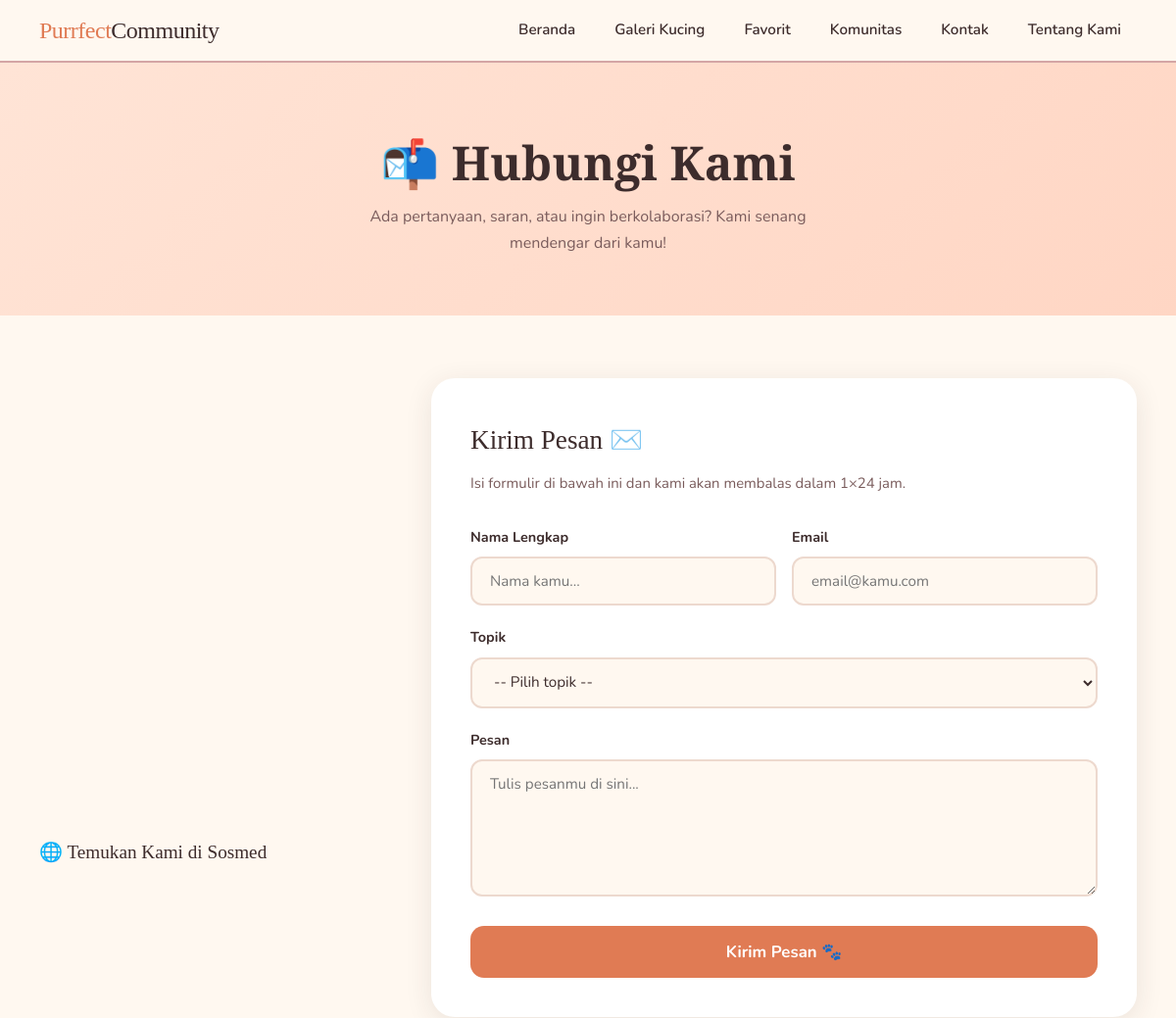
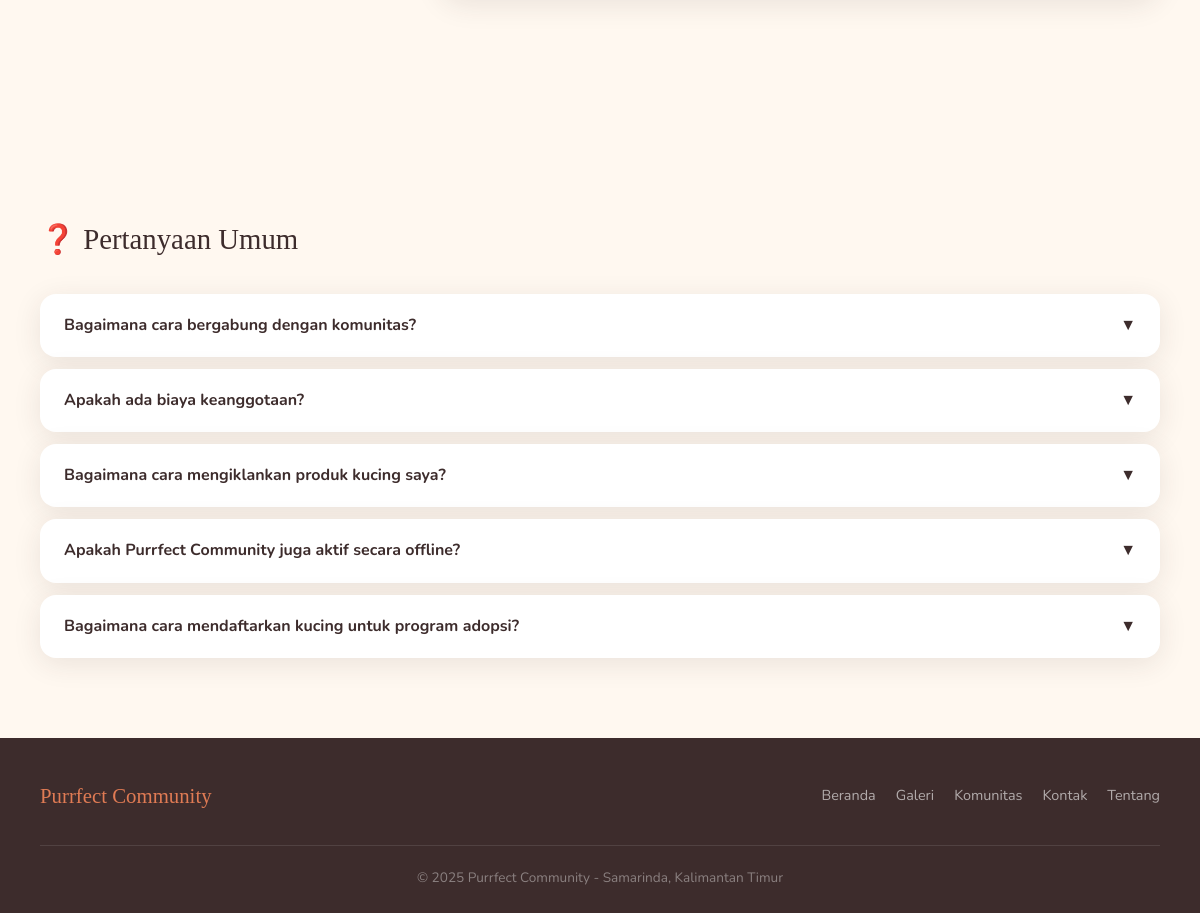
Page /kontak on the committed database (2 pictures, top to bottom).
### tables this page shows
CREATE TABLE IF NOT EXISTS faqs (
  id INT AUTO_INCREMENT PRIMARY KEY,
  question VARCHAR(200) NOT NULL,
  answer TEXT NOT NULL,
  sort_order INT NOT NULL DEFAULT 0
);

### app/views/user/layouts/main.php (called while the page is built)
<?php
$viewFile = BASE_PATH . '/app/views/' . $view . '.php';
require BASE_PATH . '/app/views/user/layouts/header.php';
require $viewFile;
require BASE_PATH . '/app/views/user/layouts/footer.php';

### app/controllers/KontakController.php (called while the page is built, shortened)
<?php
class KontakController extends Controller
{
    private KontakModel $model;
    public function __construct()
    {
        global $koneksi;
        $this->model = new KontakModel($koneksi);
    }
    public function index(): void
    {
        $data['title'] = 'Kontak - Purrfect Community';
        $data['contact'] = $this->model->getContactInfo();
        $data['faqs'] = $this->model->getFaqs();
        $data['success'] = $_SESSION['contact_success'] ?? null;
        $data['error'] = $_SESSION['contact_error'] ?? null;
        $this->view('user/kontak/index', $data);
    }
}

### app/core/Router.php (called while the page is built, shortened)
<?php
class Router
{
    private array $routes = [];
    public function get(string $path, string $action): void
    {
        $this->routes['GET'][$path] = $action;
    }
    public function post(string $path, string $action): void
    {
        $this->routes['POST'][$path] = $action;
    }
    public function dispatch(): void
    {
        $method = $_SERVER['REQUEST_METHOD'] ?? 'GET';
        $url = parse_url($_SERVER['REQUEST_URI'] ?? '/', PHP_URL_PATH) ?: '/';
        $url = trim($url, '/');
        $url = $url === '' ? '/' : '/' . $url;
        $action = $this->routes[$method][$url] ?? null;
        [$controllerName, $methodAction] = explode('@', $action);
        $controller = new $controllerName();
        $controller->$methodAction();
    }
}

### public/index.php (called while the page is built, shortened)
<?php
require_once BASE_PATH . '/app/core/Router.php';
$router = new Router();
try {
    $router->dispatch();
} catch (Throwable $e) {
    ErrorHandler::handleException($e);
}

### app/core/Model.php (called while the page is built, shortened)
<?php
class Model
{
    protected mysqli $db;
    public function __construct(mysqli $db)
    {
        $this->db = $db;
    }
    protected function fetchAll(string $sql, string $types = '', array $params = []): array
    {
        $stmt = $this->db->prepare($sql);
        $stmt->execute();
        $result = $stmt->get_result();
        $rows = $result ? $result->fetch_all(MYSQLI_ASSOC) : [];
        return $rows;
    }
}

### app/models/KontakModel.php (called while the page is built, shortened)
<?php
require_once BASE_PATH . '/app/core/Model.php';
class KontakModel extends Model
{
    public function getFaqs(): array
    {
        return $this->fetchAll("SELECT id, question, answer FROM faqs ORDER BY sort_order ASC, id ASC");
    }
}

### app/views/user/kontak/index.php (the view, shortened to what this page needs)
<div class="page-hero">
  <h1>📬 Hubungi Kami</h1>
  <p>Ada pertanyaan, saran, atau ingin berkolaborasi? Kami senang mendengar dari kamu!</p>
</div>
<div class="contact-wrap">
  <div class="info-col">
    <div style="font-family:'Playfair Display',serif; font-size:1.2rem; margin-top:8px; margin-bottom:12px;">🌐 Temukan Kami di Sosmed</div>
    <div class="social-grid">
    </div>
  </div>
  <div class="form-col">
    <form class="form-card" method="POST" action="<?= BASE_URL ?>/kontak">
      <div class="form-title">Kirim Pesan ✉️</div>
      <div class="form-sub">Isi formulir di bawah ini dan kami akan membalas dalam 1×24 jam.</div>
      <div class="form-row">
        <div class="form-group">
          <label for="nama">Nama Lengkap</label>
          <input type="text" id="nama" name="nama" placeholder="Nama kamu..." required>
        </div>
        <div class="form-group">
          <label for="email">Email</label>
          <input type="email" id="email" name="email" placeholder="email@kamu.com" required>
        </div>
      </div>
      <div class="form-group">
        <label for="topik">Topik</label>
        <select id="topik" name="topik" required>
          <option value="">-- Pilih topik --</option>
        </select>
      </div>
      <div class="form-group">
        <label for="pesan">Pesan</label>
        <textarea id="pesan" name="pesan" placeholder="Tulis pesanmu di sini..." required></textarea>
      </div>
      <button class="btn-submit" type="submit">Kirim Pesan 🐾</button>
    </form>
  </div>
</div>
<div class="faq-section">
  <div class="faq-title">❓ Pertanyaan Umum</div>
  <div class="faq-list">
    <?php foreach ($faqs as $faq): ?>
      <div class="faq-item">
        <div class="faq-q">
          <?= htmlspecialchars((string)$faq['question'], ENT_QUOTES, 'UTF-8') ?>
          <span class="faq-arrow">▼</span>
        </div>
      </div>
    <?php endforeach; ?>
  </div>
</div>

### public/assets/css/style.css (style rules this page uses)
*, *::before, *::after { box-sizing: border-box; margin: 0; padding: 0; }
:root { --cream: #FFF8F0; --orange: #E07B54; --rose: #D4A5A5; --sage: #7FAD7C; --dark: #3D2C2C; --mid: #7A5C5C; --card-bg: #FFFFFF; --shadow: 0 6px 28px rgba(61, 44, 44, .10); }
html { scroll-behavior: smooth; }
body { font-family: 'Nunito', sans-serif; background: var(--cream); color: var(--dark); line-height: 1.7; }
h1, h2, h3, h4 { font-family: 'Playfair Display', serif; line-height: 1.25; }
.page-hero { background: linear-gradient(135deg, #FFE4D6 0%, #FFD6C4 100%); padding: 72px 40px 60px; text-align: center; }
.page-hero h1 { font-size: clamp(2rem, 5vw, 3rem); margin-bottom: 12px; }
.page-hero p { color: var(--mid); max-width: 500px; margin: 0 auto; }
.contact-wrap { display: flex; gap: 40px; padding: 64px 40px 80px; align-items: flex-start; flex-wrap: wrap; }
.info-col { width: 360px; flex-shrink: 0; display: flex; flex-direction: column; gap: 20px; }
.social-grid { display: flex; flex-wrap: wrap; gap: 12px; }
.form-col { flex: 1; min-width: 280px; }
.form-card { background: var(--card-bg); border-radius: 24px; padding: 40px; box-shadow: var(--shadow); }
.form-title { font-family: 'Playfair Display', serif; font-size: 1.7rem; margin-bottom: 8px; }
.form-sub { color: var(--mid); font-size: .93rem; margin-bottom: 30px; }
.form-group { margin-bottom: 20px; }
.form-group label { display: block; font-weight: 700; font-size: .9rem; margin-bottom: 8px; color: var(--dark); }
.form-group input, .form-group textarea, .form-group select { width: 100%; padding: 13px 18px; border: 2px solid #EDD9CE; border-radius: 12px; font-family: 'Nunito', sans-serif; font-size: .95rem; color: var(--dark); background: var(--cream); transition: border-color .2s, box-shadow .2s; outline: none; resize: vertical; }
.form-group textarea { min-height: 140px; }
.form-row { display: flex; gap: 16px; }
.form-row .form-group { flex: 1; }
.btn-submit { width: 100%; padding: 15px; border-radius: 14px; background: var(--orange); color: #fff; border: none; font-family: 'Nunito', sans-serif; font-weight: 700; font-size: 1.05rem; cursor: pointer; transition: transform .2s, box-shadow .2s; }
.faq-section { padding: 0 40px 80px; }
.faq-title { font-family: 'Playfair Display', serif; font-size: 1.8rem; margin-bottom: 30px; }
.faq-list { display: flex; flex-direction: column; gap: 12px; }
.faq-item { background: var(--card-bg); border-radius: 16px; overflow: hidden; box-shadow: var(--shadow); }
.faq-q { padding: 18px 24px; font-weight: 700; cursor: pointer; display: flex; justify-content: space-between; align-items: center; transition: background .2s; }
.faq-arrow { transition: transform .3s; }
:root { --ring: rgba(224, 123, 84, .22); }
.card, .cat-card, .thread-card, .event-card, .info-card, .social-card, .side-widget, .faq-item, .tip-card, .value-card, .team-card, .tl-content { transition: transform .25s ease, box-shadow .25s ease, outline-color .2s ease, filter .2s ease; }
.faq-q { position: relative; }
.faq-q::after { content: "🐾"; position: absolute; right: 14px; top: 50%; transform: translateY(-50%); opacity: .0; transition: opacity .2s ease; }

### rows in the picture
faqs: question "Bagaimana cara bergabung dengan komunitas?"
faqs: question "Apakah ada biaya keanggotaan?"
faqs: question "Bagaimana cara mengiklankan produk kucing saya?"
faqs: question "Apakah Purrfect Community juga aktif secara offline?"
faqs: question "Bagaimana cara mendaftarkan kucing untuk program adopsi?"
